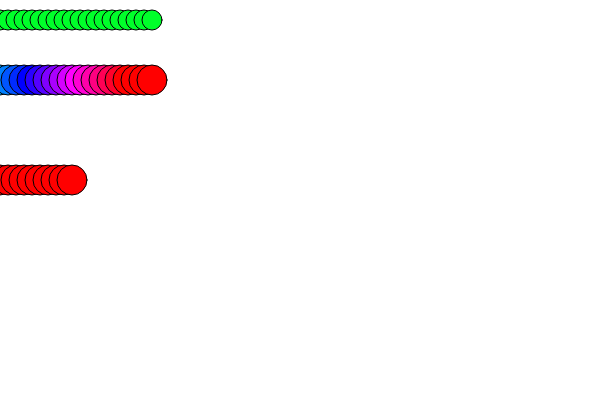
Frame 1 (no input)
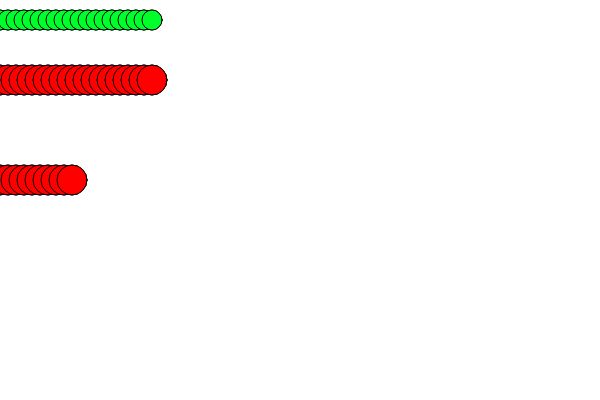
Frame 2 (the mouse pressed at the canvas centre, redrawn once)

The p5.js sketch that drew these frames (run headless with seeded random() and noise() and a simulated clock; the mouse was pressed at the canvas centre and the sketch redrawn once):

// p5.js sketch
// ── sketch.js
let hueX=0;
function setup() {
  createCanvas(600, 400);
  colorMode(HSB);
  frameRate(1);
   noLoop();
   background(220); 
}

function draw() {
  console.log('ahaha')
  for (let i= 0;i<20;i++){
    fill(130,100,100);
    ellipse(i*8,20,20,20);
    hueX+=10;
  }
  for (let j= 0;j<20;j++){
    fill(hueX,100,100);
    ellipse(j*8,80,30,30);
    hueX+=10;
  }
  for (let j= 0;j<10;j++){
    fill(hueX,100,100);
    ellipse(j*8,180,30,30);
    hueX+=10;
  }
}
